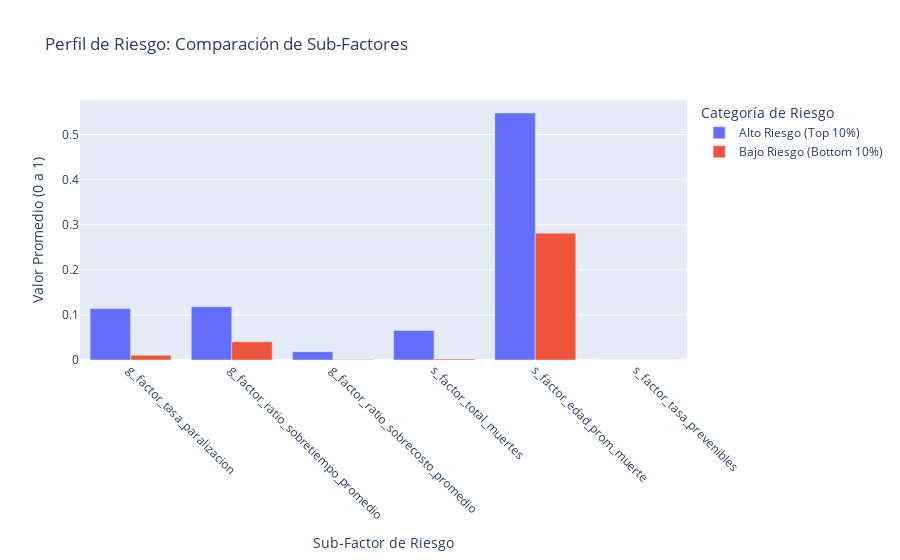

Write notebook code for a chart like this one.
### Code cell
# --- Risk Profiling: What does a "High Risk" district look like? ---

# 1. Creamos categorías de riesgo (sin cambios)
cuantiles = df_scores['iris_score'].quantile([0.1, 0.9]).to_dict()
bajo_riesgo_threshold = cuantiles[0.1]
alto_riesgo_threshold = cuantiles[0.9]

def categorizar_riesgo(score):
    if score >= alto_riesgo_threshold:
        return 'Alto Riesgo (Top 10%)'
    elif score <= bajo_riesgo_threshold:
        return 'Bajo Riesgo (Bottom 10%)'
    else:
        return 'Riesgo Medio'
        
df_scores['risk_category'] = df_scores['iris_score'].apply(categorizar_riesgo)

# 2. Calculamos el perfil promedio (sin cambios)
factor_cols = [col for col in df_scores.columns if '_factor' in col]
perfil_riesgo = df_scores.groupby('risk_category')[factor_cols].mean().T.reset_index()

print("\n--- Perfil Promedio de los Sub-Factores por Categoría de Riesgo ---")
display(perfil_riesgo)


# 3. Preparamos los datos para la visualización
# Derretimos el DataFrame para tener un formato "largo"
df_plot = perfil_riesgo.melt(
    id_vars='index', 
    value_vars=['Alto Riesgo (Top 10%)', 'Bajo Riesgo (Bottom 10%)'],
    var_name='risk_category', # ¡LE DAMOS UN NOMBRE EXPLÍCITO A LA NUEVA COLUMNA!
    value_name='Valor Promedio (Normalizado)'
)


# 4. Visualizamos el perfil
fig = px.bar(
    df_plot,
    x='index', # La columna con los nombres de los factores
    y='Valor Promedio (Normalizado)',
    color='risk_category', # Ahora usamos este nombre, que sabemos que es correcto
    barmode='group',
    title='Perfil de Riesgo: Comparación de Sub-Factores',
    labels={
        'index': 'Sub-Factor de Riesgo', 
        'Valor Promedio (Normalizado)': 'Valor Promedio (0 a 1)', 
        'risk_category': 'Categoría de Riesgo'
    }
)
fig.update_xaxes(tickangle=45)
fig.show()

### Figure 1 — Plotly figure (JSON) as saved in the notebook; plotly's stock layout.template omitted (floating-point values rounded to 4 significant figures)
{"data": [{"alignmentgroup": "True", "hovertemplate": "Categoría de Riesgo=Alto Riesgo (Top 10%)<br>Sub-Factor de Riesgo=%{x}<br>Valor Promedio (0 a 1)=%{y}<extra></extra>", "legendgroup": "Alto Riesgo (Top 10%)", "marker": {"color": "#636efa", "pattern": {"shape": ""}}, "name": "Alto Riesgo (Top 10%)", "offsetgroup": "Alto Riesgo (Top 10%)", "orientation": "v", "showlegend": true, "textposition": "auto", "type": "bar", "x": ["g_factor_tasa_paralizacion", "g_factor_ratio_sobretiempo_promedio", "g_factor_ratio_sobrecosto_promedio", "s_factor_total_muertes", "s_factor_edad_prom_muerte", "s_factor_tasa_prevenibles"], "xaxis": "x", "y": [0.114, 0.1182, 0.01852, 0.06572, 0.548, 0.0], "yaxis": "y"}, {"alignmentgroup": "True", "hovertemplate": "Categoría de Riesgo=Bajo Riesgo (Bottom 10%)<br>Sub-Factor de Riesgo=%{x}<br>Valor Promedio (0 a 1)=%{y}<extra></extra>", "legendgroup": "Bajo Riesgo (Bottom 10%)", "marker": {"color": "#EF553B", "pattern": {"shape": ""}}, "name": "Bajo Riesgo (Bottom 10%)", "offsetgroup": "Bajo Riesgo (Bottom 10%)", "orientation": "v", "showlegend": true, "textposition": "auto", "type": "bar", "x": ["g_factor_tasa_paralizacion", "g_factor_ratio_sobretiempo_promedio", "g_factor_ratio_sobrecosto_promedio", "s_factor_total_muertes", "s_factor_edad_prom_muerte", "s_factor_tasa_prevenibles"], "xaxis": "x", "y": [0.01031, 0.04041, 0.001036, 0.00222, 0.2812, 0.0], "yaxis": "y"}], "layout": {"barmode": "group", "legend": {"title": {"text": "Categoría de Riesgo"}, "tracegroupgap": 0}, "title": {"text": "Perfil de Riesgo: Comparación de Sub-Factores"}, "xaxis": {"anchor": "y", "domain": [0, 1], "tickangle": 45, "title": {"text": "Sub-Factor de Riesgo"}}, "yaxis": {"anchor": "x", "domain": [0, 1], "title": {"text": "Valor Promedio (0 a 1)"}}}}
